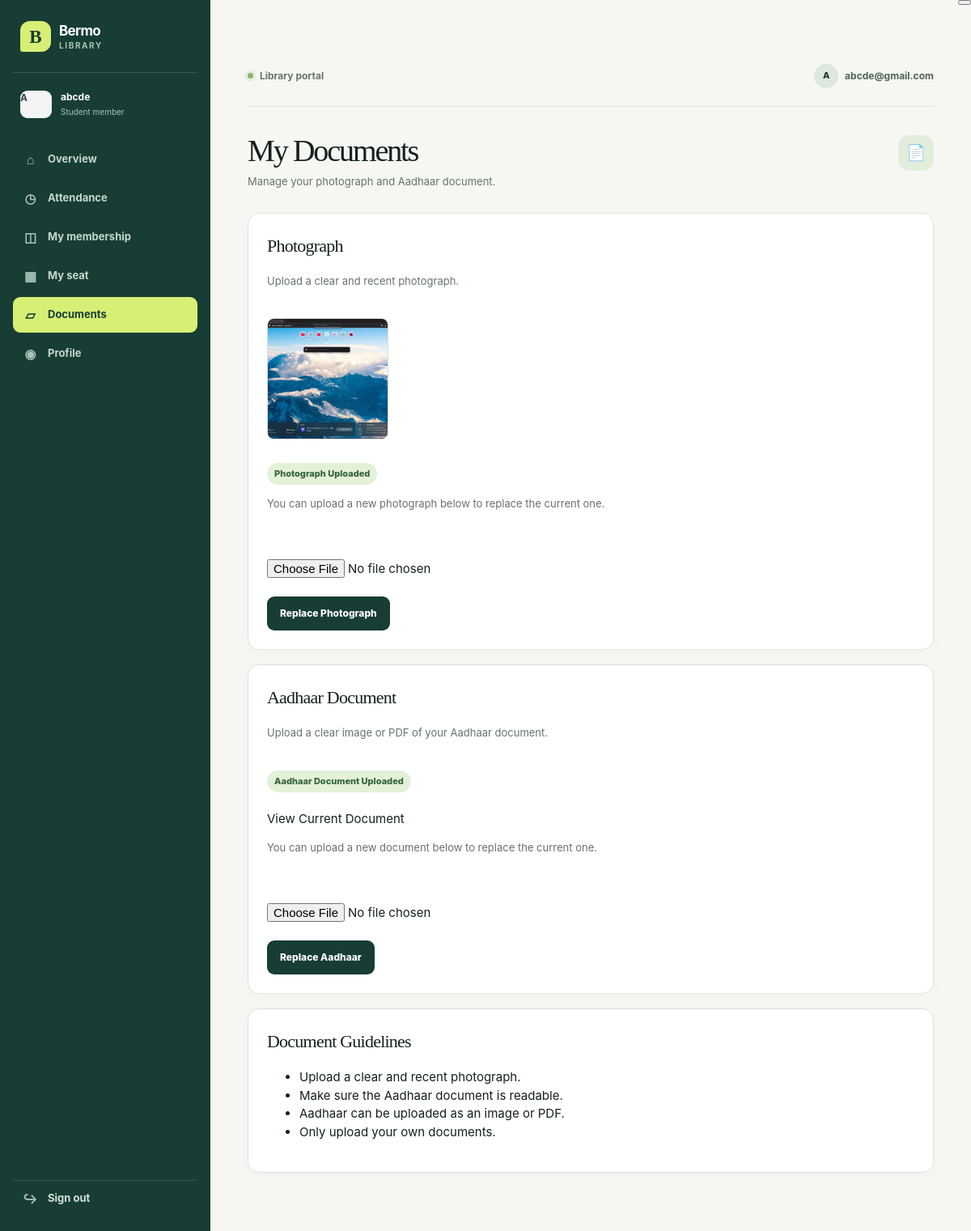
The app's page /students/documents/ (signed in) with its own data.
### accounts/models.py (models this page shows, shortened)
class User(AbstractUser):
    ROLE_CHOICES = [
        ("ADMIN", "Admin"),
        ("OWNER", "Owner"),
        ("STUDENT", "Student"),
    ]
    role = models.CharField(
        max_length=20,
        choices=ROLE_CHOICES,
        default="STUDENT"
    )

### students/models.py (models this page shows, shortened)
class StudentProfile(models.Model):
    STATUS_CHOICES = [
        ("PENDING", "Pending Approval"),
        ("APPROVED", "Approved"),
        ("REJECTED", "Rejected"),
        ("UNREGISTERED", "Unregistered"),
    ]
    student_id = models.AutoField(primary_key=True)
    user = models.OneToOneField(
        settings.AUTH_USER_MODEL,
        on_delete=models.CASCADE,
        related_name="student_profile"
    )
    full_name = models.CharField(
        max_length=150
    )
    email = models.EmailField(
        unique=True,
    )
    phone = models.CharField(
        max_length=15
    )
    address = models.TextField(
        blank=True
    )
    date_of_birth = models.DateField(
        null=True,
        blank=True
    )
    photo = models.ImageField(
        upload_to="students/photos/",
        null=True,
        blank=True
    )
    aadhaar_document = models.FileField(
        upload_to="students/aadhaar/",
        null=True,
        blank=True
    )
    registration_date = models.DateField(
        auto_now_add=True
    )
    status = models.CharField(
        max_length=20,
        choices=STATUS_CHOICES,
        default="PENDING"
    )
    preferred_plan = models.ForeignKey(
    "library.SubscriptionPlan",
    on_delete=models.PROTECT,
    null=True,
    blank=True,
    related_name="preferred_students"
    )
    preferred_time_slot = models.ForeignKey(
    "library.TimeSlot",
    on_delete=models.PROTECT,
    null=True,
    blank=True,
    related_name="preferred_students"
    )
    approved_by = models.ForeignKey(
        settings.AUTH_USER_MODEL,
        on_delete=models.SET_NULL,
        null=True,
        blank=True,
        related_name="approved_students"
    )
    approved_at = models.DateTimeField(
        null=True,
        blank=True
    )
    rejection_reason = models.TextField(
        blank=True
    )

### students/views.py (the view, shortened to what this page needs)
# urls.py: path("documents/",views.upload_documents,name="students_documents"),
@login_required
def upload_documents(request):
    student = get_object_or_404(
        StudentProfile,
        user=request.user,
    )
    return render(
        request,
        "students/upload_documents.html",
        {
            "student": student,
        },
    )

### templates/students/upload_documents.html (shortened to what this page needs)
{% extends "base.html" %}
{% block content %}
<div class="dashboard-header">
    <div>
        <h1>My Documents</h1>
        <p>Manage your photograph and Aadhaar document.</p>
    </div>
    <div class="profile-icon">
        📄
    </div>
</div>
<div class="card">
    <div class="section-header">
        <h3>Photograph</h3>
    </div>
    <p>
        Upload a clear and recent photograph.
    </p>
    <br>
    {% if student.photo %}
        <div>
            <img
                src="{{ student.photo.url }}"
                alt="Student Photograph"
                style="
                    width: 150px;
                    height: 150px;
                    object-fit: cover;
                    border-radius: 8px;
                    border: 1px solid #ddd;
                "
            >
        </div>
        <br>
        <span class="status-active">
            Photograph Uploaded
        </span>
        <p>
            You can upload a new photograph below to replace
            the current one.
        </p>
    {% else %}
        <span class="status-pending">
            Photograph Not Uploaded
        </span>
    {% endif %}
    <br>
    <br>
    <form
        method="POST"
        enctype="multipart/form-data"
    >
        <input
            type="file"
            name="photo"
            accept="image/*"
            required
        >
        <br>
        <br>
        <button type="submit">
            {% if student.photo %}
                Replace Photograph
            {% else %}
                Upload Photograph
            {% endif %}
        </button>
    </form>
</div>
<div class="card">
    <div class="section-header">
        <h3>Aadhaar Document</h3>
    </div>
    <p>
        Upload a clear image or PDF of your Aadhaar document.
    </p>
    <br>
    {% if student.aadhaar_document %}
        <span class="status-active">
            Aadhaar Document Uploaded
        </span>
        <br>
        <br>
        <a
            href="{{ student.aadhaar_document.url }}"
            target="_blank"
            rel="noopener noreferrer"
        >
            View Current Document
        </a>
        <p>
            You can upload a new document below to replace
            the current one.
        </p>
    {% else %}
        <span class="status-pending">
            Aadhaar Document Not Uploaded
        </span>
    {% endif %}
    <br>
    <br>
    <form
        method="POST"
        enctype="multipart/form-data"
    >
        <input
            type="file"
            name="aadhaar_document"
            accept="image/*,.pdf"
            required
        >
        <br>
        <br>
        <button type="submit">
            {% if student.aadhaar_document %}
                Replace Aadhaar
            {% else %}
                Upload Aadhaar
            {% endif %}
        </button>
    </form>
</div>
<div class="card">
    <div class="section-header">
        <h3>Document Guidelines</h3>
    </div>
    <ul>
        <li>
            Upload a clear and recent photograph.
        </li>
        <li>
            Make sure the Aadhaar document is readable.
        </li>
        <li>
            Aadhaar can be uploaded as an image or PDF.
        </li>
        <li>
            Only upload your own documents.
        </li>
    </ul>
</div>
{% endblock %}

### templates/base.html (shortened to what this page needs)
<!DOCTYPE html>
<html lang="en">
<head>
    <link rel="stylesheet" href="/static/css/main.css">
</head>
<body class="student-page">
    <div class="student-shell">
        <header class="student-mobile-header">
            <a class="brand brand-compact" href="{% url 'students_dashboard' %}">
                <span class="brand-mark">B</span><span><strong>Bermo</strong><small>Library</small></span>
            </a>
            <button type="button" class="student-menu-toggle" id="studentMenuButton" aria-label="Open navigation" aria-expanded="false"></button>
        </header>
        <aside class="student-sidebar" id="studentSidebar">
            <a class="brand" href="{% url 'students_dashboard' %}">
                <span class="brand-mark">B</span>
                <span><strong>Bermo</strong><small>Library</small></span>
            </a>
            <div class="student-profile-summary">
                <span class="student-avatar student-avatar-large">{{ request.user.username|first|upper }}</span>
                <div><strong>{{ request.user.student_profile.full_name|default:request.user.username }}</strong><span>Student member</span></div>
            </div>
            <nav class="student-nav" aria-label="Student navigation">
                <a href="{% url 'students_dashboard' %}" class="{% if request.resolver_match.url_name == 'students_dashboard' %}active{% endif %}"><span>⌂</span>Overview</a>
                <a href="{% url 'attendance:page' %}" class="{% if request.resolver_match.app_name == 'attendance' %}active{% endif %}"><span>◷</span>Attendance</a>
                <a href="{% url 'students_subscriptions' %}" class="{% if request.resolver_match.url_name == 'students_subscriptions' %}active{% endif %}"><span>◫</span>My membership</a>
                <a href="{% url 'students_seat' %}" class="{% if request.resolver_match.url_name == 'students_seat' %}active{% endif %}"><span>▦</span>My seat</a>
                <a href="{% url 'students_documents' %}" class="{% if request.resolver_match.url_name == 'students_documents' %}active{% endif %}"><span>▱</span>Documents</a>
                <a href="{% url 'students_profile' %}" class="{% if request.resolver_match.url_name == 'students_profile' %}active{% endif %}"><span>◉</span>Profile</a>
            </nav>
            <a class="sidebar-signout" href="{% url 'logout' %}"><span>↪</span>Sign out</a>
        </aside>
        <main class="student-main-content">
            <div class="student-topbar">
                <p><span class="live-dot"></span>Library portal</p>
                <div class="student-topbar-user"><span>{{ request.user.username|first|upper }}</span><strong>{{ request.user.username }}</strong></div>
            </div>
            {% block content %}{% endblock %}
        </main>
    </div>
</body>
</html>

### records on screen
User: user.username|first "A", user.student_profile.full_name "abcde", user.username "abcde@gmail.com"
StudentProfile: photo (picture)
